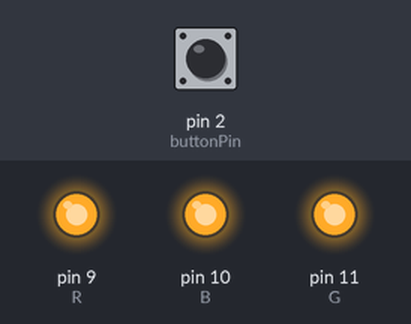
Recording of a sketch running on a simulated Arduino Uno, built with avr-gcc and run on an emulated ATmega328P. On the bench: output pins drawn as LEDs (lit = HIGH). Inputs (shaded band) come from the test bench; at power-on: pin 2 (buttonPin) LOW.

Above: at 1.2 s.
1.3 s: pin 2 (buttonPin) pulled HIGH for 1 s
At 1.54 s:
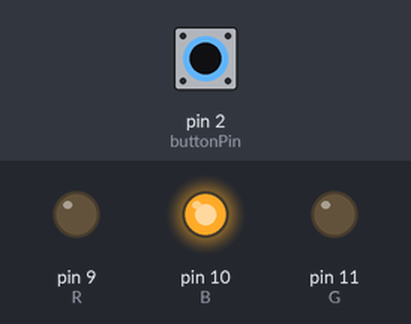
3.8 s: pin 2 (buttonPin) pulled HIGH for 0.15 s
At 3.87 s:
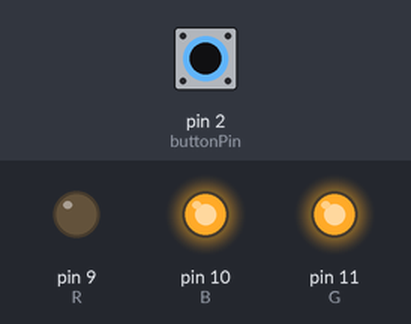
5.4 s: pin 2 (buttonPin) pulled HIGH for 3.2 s
At 6.3 s:
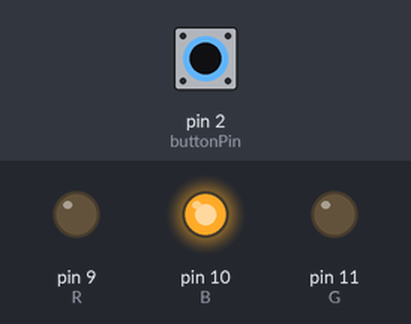
Timing chart, 0 to 10.1 s (numbered marks = the images above; inputs shaded):
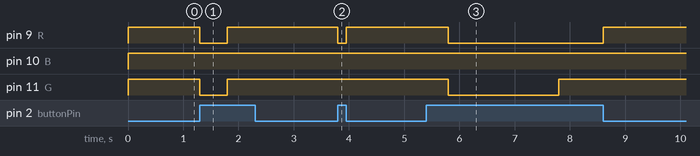

The sketch:

midterm_5_2.ino
```cpp
const int buttonPin = 2;  // 按鈕腳位
const int R = 9;
const int B = 10;
const int G = 11;

int mode = 1;  // 目前模式
int lastButtonState = LOW;
bool buttonPressed = false;

unsigned long lastDebounceTime = 0;
const unsigned long debounceDelay = 50;

unsigned long previousMillis = 0;  // 時間紀錄
unsigned long interval = 2000;     // 預設輪換間隔

int colorState = 0;  // 用於模式1輪換階段

void setup() {
  pinMode(R, OUTPUT);
  pinMode(G, OUTPUT);
  pinMode(B, OUTPUT);
  pinMode(buttonPin, INPUT);
}

void loop() {
  // === 按鈕偵測區 ===
  int reading = digitalRead(buttonPin);

  if (reading != lastButtonState) {
    lastDebounceTime = millis();
  }

  if ((millis() - lastDebounceTime) > debounceDelay) {
    // 檢測到由 HIGH -> LOW 的短按（反轉）
    if (reading == LOW && !buttonPressed) {
      buttonPressed = true;
      mode++;
      if (mode > 3) mode = 1;
    } else if (reading == HIGH) {
      buttonPressed = false;  // 放開後才能再次觸發
    }
  }

  lastButtonState = reading;

  // === 按住按鈕時 → 全關 ===
  if (reading == LOW) {  // ⚠️反轉：按住時 LOW → 關燈
    digitalWrite(R, HIGH);
    digitalWrite(G, HIGH);
    digitalWrite(B, HIGH);
    return;
  }

  // === 模式執行 ===
  unsigned long currentMillis = millis();

  switch (mode) {
    case 1:  // 綠黃紅輪換
      if (previousMillis == 0) {  // 表示剛進入此模式
    previousMillis = currentMillis;
    colorState = 0;
    digitalWrite(R, 1);
    digitalWrite(G, 0);
    digitalWrite(B, 1);
  }
      if (currentMillis - previousMillis >= 2000) {
        previousMillis = currentMillis;
        colorState = (colorState + 1) % 3;  // 0,1,2 循環

        if (colorState == 0) {  // 綠
          digitalWrite(R, 1);
          digitalWrite(G, 0);
          digitalWrite(B, 1);
        } else if (colorState == 1) {  // 黃
          digitalWrite(R, 0);
          digitalWrite(G, 0);
          digitalWrite(B, 1);
        } else {  // 紅
          digitalWrite(R, 0);
          digitalWrite(G, 1);
          digitalWrite(B, 1);
        }
      }
      break;

    case 2:  // 黃燈閃爍 0.5秒
      if (currentMillis - previousMillis >= 500) {
        previousMillis = currentMillis;
        static bool ledState = false;
        ledState = !ledState;
        digitalWrite(R, ledState ? 0 : 1);
        digitalWrite(G, ledState ? 0 : 1);
        digitalWrite(B, 1);
      }
      break;

    case 3:  // 紅燈閃爍 0.5秒
      if (currentMillis - previousMillis >= 500) {
        previousMillis = currentMillis;
        static bool ledState = false;
        ledState = !ledState;
        digitalWrite(R, ledState ? 0 : 1);
        digitalWrite(G, 1);
        digitalWrite(B, 1);
      }
      break;
  }
}
```

Measured:
- after the input at 1.3 s, pin 9 (R), pin 11 (G): HIGH → LOW at once, → HIGH 0.50 s later
- after the input at 3.8 s, pin 9 (R): HIGH → LOW at once, → HIGH 0.15 s later
- after the input at 5.4 s, pin 9 (R): HIGH → LOW after 0.40 s, → HIGH 2.8 s later; pin 11 (G): HIGH → LOW after 0.40 s, → HIGH 2.0 s later
